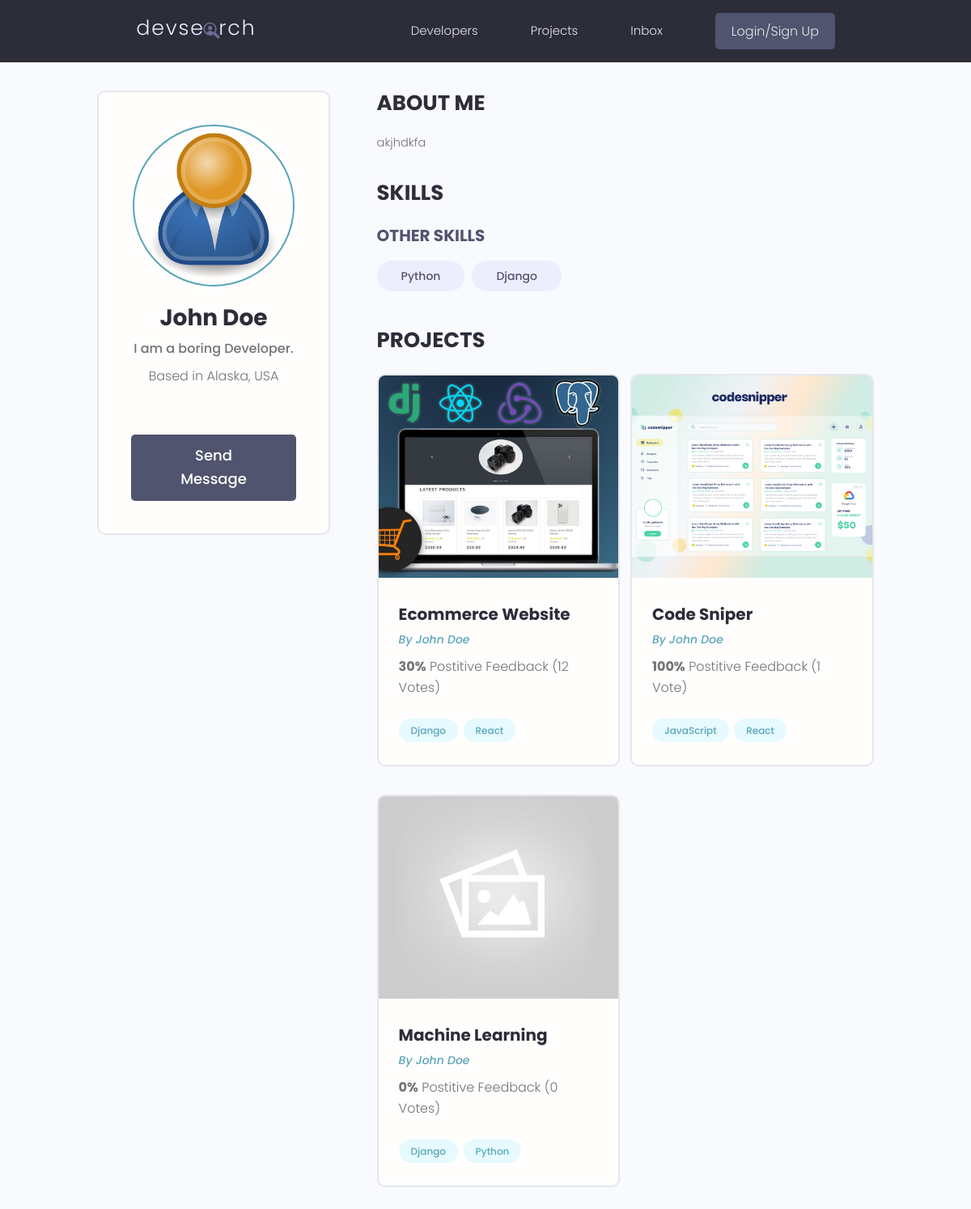
Page /profile/31d0e122-dbef-42dc-a016-94e4a267ff22 on the earlier database version.
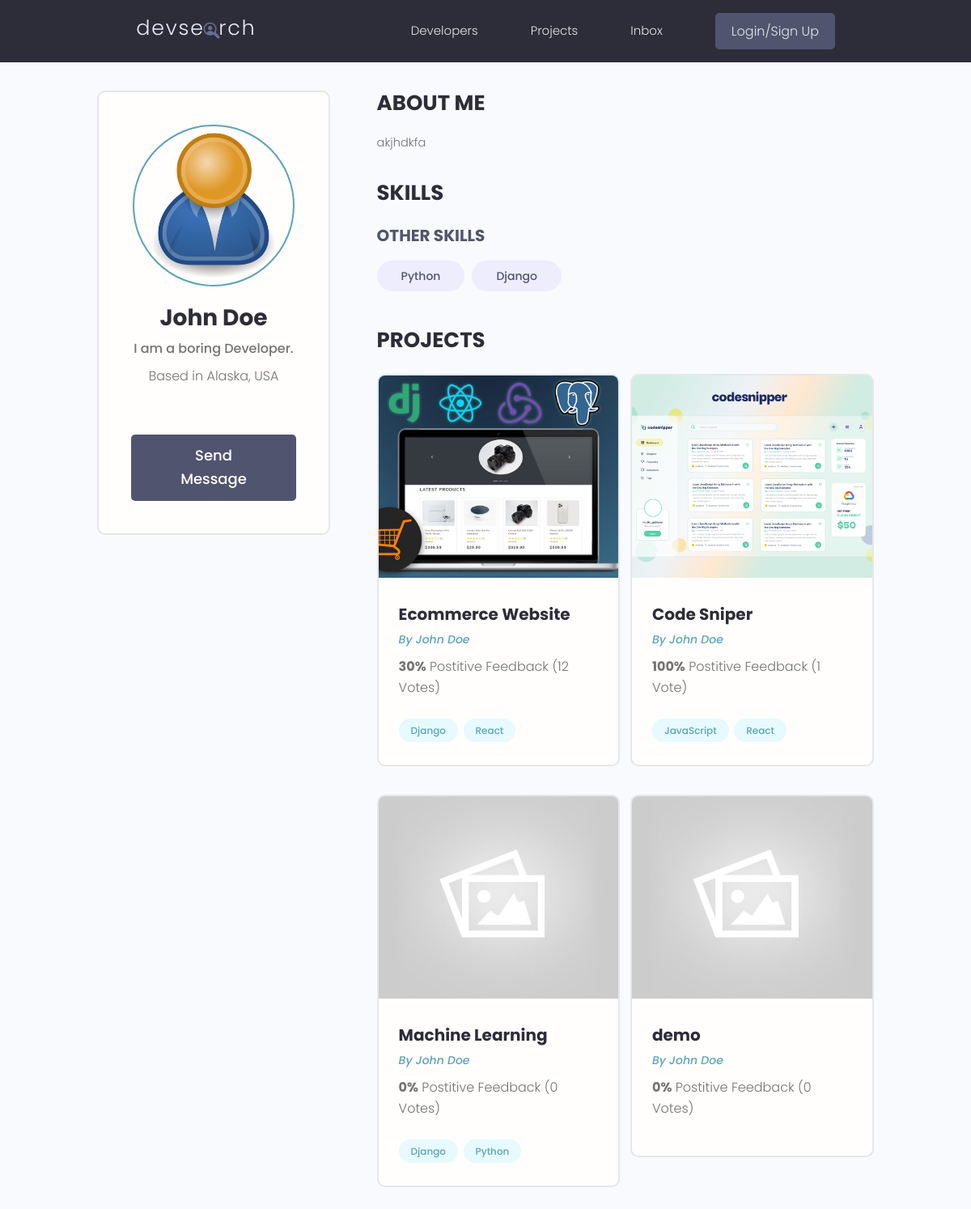
Same page on the later database version.
### users/models.py (models this page shows, shortened)
class Skill(models.Model):
    owner = models.ForeignKey(Profile, on_delete=models.CASCADE, null=True, blank=True)
    name = models.CharField(max_length=200, blank=True, null=True)
    description = models.TextField(null=True, blank=True)
    created = models.DateTimeField(auto_now_add=True)
    id = models.UUIDField(default=uuid.uuid4, unique=True, primary_key=True, editable=False)

class Profile(models.Model):
    user = models.OneToOneField(User, on_delete=models.CASCADE, null=True, blank=True)
    name = models.CharField(max_length=200, blank=True, null=True)
    email = models.EmailField(max_length=500, blank=True, null=True)
    username = models.CharField(max_length=200, blank=True, null=True)
    location = models.CharField(max_length=200, blank=True, null=True)
    short_intro = models.CharField(max_length=200, blank=True, null=True)
    bio = models.TextField(blank=True, null=True)
    profile_image = models.ImageField(null=True, blank=True, upload_to='profiles/', default="profiles/user-default.png")
    social_github = models.CharField(max_length=200, blank=True, null=True)
    social_twitter = models.CharField(max_length=200, blank=True, null=True)
    social_linkedin = models.CharField(max_length=200, blank=True, null=True)
    social_youtube = models.CharField(max_length=200, blank=True, null=True)
    social_website = models.CharField(max_length=200, blank=True, null=True)
    created = models.DateTimeField(auto_now_add=True)
    id = models.UUIDField(default=uuid.uuid4, unique=True, primary_key=True, editable=False)

### projects/models.py (models this page shows, shortened)
class Project(models.Model):
    owner = models.ForeignKey(Profile, null=True, blank=True, on_delete=models.SET_NULL)
    title = models.CharField(max_length=200)
    description = models.TextField(null=True, blank=True)
    featured_image = models.ImageField(null=True, blank=True, default="default.jpg")
    demo_link = models.CharField(max_length=2000, null=True, blank=True)
    source_link = models.CharField(max_length=2000, null=True, blank=True)
    tags = models.ManyToManyField('Tag', blank=True)
    vote_total = models.IntegerField(default=0, null=True, blank=True)
    vote_ratio = models.IntegerField(default=0, null=True, blank=True)
    created = models.DateTimeField(auto_now_add=True)
    id = models.UUIDField(default=uuid.uuid4, unique=True, primary_key=True, editable=False)
    class Meta:
        ordering = ['created']

class Tag(models.Model):
    name = models.CharField(max_length=200)
    created = models.DateTimeField(auto_now_add=True)
    id = models.UUIDField(default=uuid.uuid4, unique=True, primary_key=True, editable=False)
    def __str__(self):
        return self.name

### users/views.py (the view)
# urls.py: path('profile/<str:pk>', views.userProfile, name="user-profile"),
def userProfile(request, pk):
    profile = Profile.objects.get(id=pk)
    topSkills = profile.skill_set.exclude(description__exact="")
    otherSkills = profile.skill_set.filter(description="")
    context = {'profile' : profile, 'topSkills' : topSkills, 'otherSkills' : otherSkills}
    return render(request, 'users/user-profile.html', context)

### users/templates/users/user-profile.html (shortened to what this page needs)
{% extends 'main.html' %}
{% block content %}
<main class="profile my-md">
    <div class="container">
      <div class="layout">
        <div class="column column--1of3">
          <div class="card text-center">
            <div class="card__body dev">
              <img class="avatar avatar--xl" src="{{ profile.profile_image.url }}" />
              <h2 class="dev__name">{{ profile.name }}</h2>
              <p class="dev__title">{{ profile.short_intro }}</p>
              <p class="dev__location">Based in {{ profile.location }}</p>
              <a href="#" class="btn btn--sub btn--lg">Send Message </a>
            </div>
          </div>
        </div>
        <div class="column column--2of3">
          <div class="devInfo">
            <h3 class="devInfo__title">About Me</h3>
            <p class="devInfo__about"> {{ profile.bio }}</p>
          </div>
          <div class="devInfo">
            <h3 class="devInfo__title">Skills</h3>
            <div class="devInfo__skills">
              <h3 class="devInfo__subtitle">Other Skills</h3>
              <div class="devInfo__otherSkills">
                {% for skill in otherSkills %}
                <span class="tag tag--pill tag--sub tag--lg">
                  <small>{{ skill.name }}</small>
                </span>
                {% endfor %}
              </div>
            </div>
          </div>
          <div class="devInfo">
            <h3 class="devInfo__title">Projects</h3>
            <div class="grid grid--two">
            {%for project in profile.project_set.all %}
              <div class="column">
                <div class="card project">
                  <a href="{% url 'project' project.id %}" class="project">
                    <img class="project__thumbnail" src="{{ project.featured_image.url }}" alt="project thumbnail" />
                    <div class="card__body">
                      <h3 class="project__title">{{ project.title }}</h3>
                      <p><a class="project__author" href="{% url 'user-profile' project.owner.id %}">By {{ project.owner.name }}</a></p>
                      <p class="project--rating">
                        <span style="font-weight: bold;">{{ project.vote_ratio }}%</span> Postitive
                        Feedback ({{project.vote_total}} Vote{{project.vote_total|pluralize:"s"}})
                      </p>
                      <div class="project__tags">
                        {% for tag in project.tags.all %}
                        <span class="tag tag--pill tag--main">
                          <small>{{ tag }}</small>
                        </span>
                        {% endfor %}
                      </div>
                    </div>
                  </a>
                </div>
              </div>
            {% endfor %}
            </div>
          </div>
        </div>
      </div>
    </div>
  </main>
{% endblock content %}

Differences in the rows shown:
added Project: featured_image (placeholder picture), title "demo", owner.name "John Doe", vote_ratio "0", vote_total "0"
